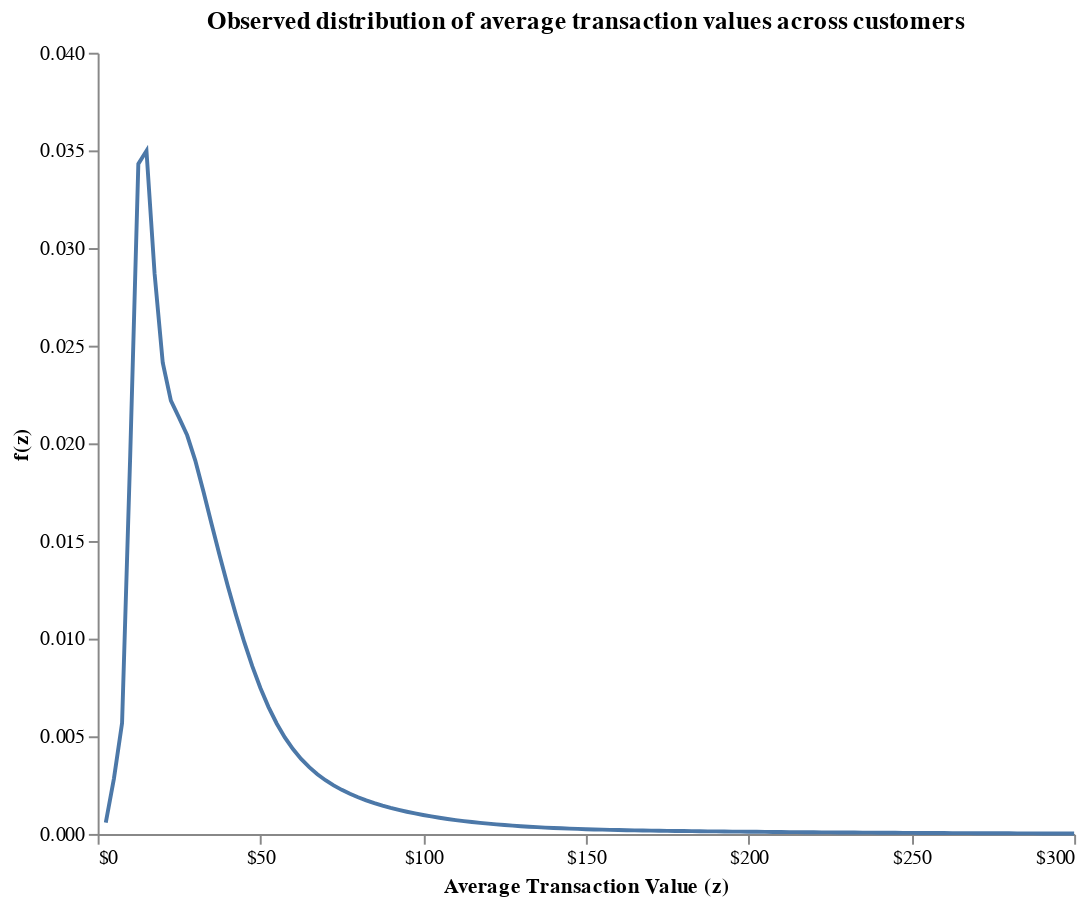

Notebook code cell kept with this figure:
### Markdown cell above
The distribution of average spend per (repeat) transaction across the 946 individuals who made a repeat transaction in the calibration period. Each customer’s average
is computed across a (typically very) small number of transactions.

### Code cell
act_dist_plot = (
    alt.Chart(pl.DataFrame({'Average Transaction Value (z)': m, 'f(z)': f}))
    .mark_line().encode(
        x=alt.X('Average Transaction Value (z)', axis=alt.Axis(values=np.arange(0, 301, 50), labelExpr='"$"+datum.value')),
        y=alt.Y('f(z)', scale=alt.Scale(domain=[0, 0.04]))
    )
)

act_dist_plot.properties(
            width=500,
            height=400,
            title='Observed distribution of average transaction values across customers'
).configure_view(stroke=None).configure_axisY(grid=False).configure_axisX(grid=False)

### Figure 1 — Vega-Lite specification as saved in the notebook (floating-point values rounded to 4 significant figures)
{"$schema": "https://vega.github.io/schema/vega-lite/v5.20.1.json", "config": {"axisX": {"grid": false}, "axisY": {"grid": false}, "view": {"continuousHeight": 300, "continuousWidth": 300, "stroke": null}}, "data": {"name": "data-3a4a0a4c0ab66d29cafbd6122dcdc538"}, "datasets": {"data-3a4a0a4c0ab66d29cafbd6122dcdc538": [{"Average Transaction Value (z)": 2.5, "f(z)": 0.000575}, {"Average Transaction Value (z)": 5, "f(z)": 0.002833}, {"Average Transaction Value (z)": 7.5, "f(z)": 0.005674}, {"Average Transaction Value (z)": 10, "f(z)": 0.01936}, {"Average Transaction Value (z)": 12.5, "f(z)": 0.03431}, {"Average Transaction Value (z)": 15, "f(z)": 0.03498}, {"Average Transaction Value (z)": 17.5, "f(z)": 0.02868}, {"Average Transaction Value (z)": 20, "f(z)": 0.02413}, {"Average Transaction Value (z)": 22.5, "f(z)": 0.02219}, {"Average Transaction Value (z)": 25, "f(z)": 0.02132}, {"Average Transaction Value (z)": 27.5, "f(z)": 0.02041}, {"Average Transaction Value (z)": 30, "f(z)": 0.01912}, {"Average Transaction Value (z)": 32.5, "f(z)": 0.01754}, {"Average Transaction Value (z)": 35, "f(z)": 0.01587}, {"Average Transaction Value (z)": 37.5, "f(z)": 0.01424}, {"Average Transaction Value (z)": 40, "f(z)": 0.01269}, {"Average Transaction Value (z)": 42.5, "f(z)": 0.01121}, {"Average Transaction Value (z)": 45, "f(z)": 0.009842}, {"Average Transaction Value (z)": 47.5, "f(z)": 0.008589}, {"Average Transaction Value (z)": 50, "f(z)": 0.00747}, {"Average Transaction Value (z)": 52.5, "f(z)": 0.006493}, {"Average Transaction Value (z)": 55, "f(z)": 0.005655}, {"Average Transaction Value (z)": 57.5, "f(z)": 0.004944}, {"Average Transaction Value (z)": 60, "f(z)": 0.004345}, {"Average Transaction Value (z)": 62.5, "f(z)": 0.003842}, {"Average Transaction Value (z)": 65, "f(z)": 0.003417}, {"Average Transaction Value (z)": 67.5, "f(z)": 0.003057}, {"Average Transaction Value (z)": 70, "f(z)": 0.00275}, {"Average Transaction Value (z)": 72.5, "f(z)": 0.002485}, {"Average Transaction Value (z)": 75, "f(z)": 0.002255}, {"Average Transaction Value (z)": 77.5, "f(z)": 0.002054}, {"Average Transaction Value (z)": 80, "f(z)": 0.001877}, {"Average Transaction Value (z)": 82.5, "f(z)": 0.00172}, {"Average Transaction Value (z)": 85, "f(z)": 0.001579}, {"Average Transaction Value (z)": 87.5, "f(z)": 0.001451}, {"Average Transaction Value (z)": 90, "f(z)": 0.001336}, {"Average Transaction Value (z)": 92.5, "f(z)": 0.001232}, {"Average Transaction Value (z)": 95, "f(z)": 0.001136}, {"Average Transaction Value (z)": 97.5, "f(z)": 0.001049}, {"Average Transaction Value (z)": 100, "f(z)": 0.0009688}, {"Average Transaction Value (z)": 102.5, "f(z)": 0.0008954}, {"Average Transaction Value (z)": 105, "f(z)": 0.000828}, {"Average Transaction Value (z)": 107.5, "f(z)": 0.0007662}, {"Average Transaction Value (z)": 110, "f(z)": 0.0007095}, {"Average Transaction Value (z)": 112.5, "f(z)": 0.0006575}, {"Average Transaction Value (z)": 115, "f(z)": 0.0006098}, {"Average Transaction Value (z)": 117.5, "f(z)": 0.0005661}, {"Average Transaction Value (z)": 120, "f(z)": 0.000526}, {"Average Transaction Value (z)": 122.5, "f(z)": 0.0004892}, {"Average Transaction Value (z)": 125, "f(z)": 0.0004556}, {"Average Transaction Value (z)": 127.5, "f(z)": 0.0004247}, {"Average Transaction Value (z)": 130, "f(z)": 0.0003965}, {"Average Transaction Value (z)": 132.5, "f(z)": 0.0003706}, {"Average Transaction Value (z)": 135, "f(z)": 0.000347}, {"Average Transaction Value (z)": 137.5, "f(z)": 0.0003254}, {"Average Transaction Value (z)": 140, "f(z)": 0.0003057}, {"Average Transaction Value (z)": 142.5, "f(z)": 0.0002878}, {"Average Transaction Value (z)": 145, "f(z)": 0.0002714}, {"Average Transaction Value (z)": 147.5, "f(z)": 0.0002566}, {"Average Transaction Value (z)": 150, "f(z)": 0.000243}, {"Average Transaction Value (z)": 152.5, "f(z)": 0.0002307}, {"Average Transaction Value (z)": 155, "f(z)": 0.0002196}, {"Average Transaction Value (z)": 157.5, "f(z)": 0.0002094}, {"Average Transaction Value (z)": 160, "f(z)": 0.0002}, {"Average Transaction Value (z)": 162.5, "f(z)": 0.0001915}, {"Average Transaction Value (z)": 165, "f(z)": 0.0001837}, {"Average Transaction Value (z)": 167.5, "f(z)": 0.0001765}, {"Average Transaction Value (z)": 170, "f(z)": 0.0001698}, {"Average Transaction Value (z)": 172.5, "f(z)": 0.0001636}, {"Average Transaction Value (z)": 175, "f(z)": 0.0001578}, {"Average Transaction Value (z)": 177.5, "f(z)": 0.0001523}, {"Average Transaction Value (z)": 180, "f(z)": 0.0001472}, {"Average Transaction Value (z)": 182.5, "f(z)": 0.0001422}, {"Average Transaction Value (z)": 185, "f(z)": 0.0001376}, {"Average Transaction Value (z)": 187.5, "f(z)": 0.000133}, {"Average Transaction Value (z)": 190, "f(z)": 0.0001287}, {"Average Transaction Value (z)": 192.5, "f(z)": 0.0001245}, {"Average Transaction Value (z)": 195, "f(z)": 0.0001204}, {"Average Transaction Value (z)": 197.5, "f(z)": 0.0001165}, {"Average Transaction Value (z)": 200, "f(z)": 0.0001126}, {"Average Transaction Value (z)": 202.5, "f(z)": 0.0001089}, {"Average Transaction Value (z)": 205, "f(z)": 0.0001052}, {"Average Transaction Value (z)": 207.5, "f(z)": 0.0001016}, {"Average Transaction Value (z)": 210, "f(z)": 9.812e-05}, {"Average Transaction Value (z)": 212.5, "f(z)": 9.471e-05}, {"Average Transaction Value (z)": 215, "f(z)": 9.137e-05}, {"Average Transaction Value (z)": 217.5, "f(z)": 8.812e-05}, {"Average Transaction Value (z)": 220, "f(z)": 8.494e-05}, {"Average Transaction Value (z)": 222.5, "f(z)": 8.184e-05}, {"Average Transaction Value (z)": 225, "f(z)": 7.882e-05}, {"Average Transaction Value (z)": 227.5, "f(z)": 7.588e-05}, {"Average Transaction Value (z)": 230, "f(z)": 7.302e-05}, {"Average Transaction Value (z)": 232.5, "f(z)": 7.023e-05}, {"Average Transaction Value (z)": 235, "f(z)": 6.752e-05}, {"Average Transaction Value (z)": 237.5, "f(z)": 6.489e-05}, {"Average Transaction Value (z)": 240, "f(z)": 6.234e-05}, {"Average Transaction Value (z)": 242.5, "f(z)": 5.986e-05}, {"Average Transaction Value (z)": 245, "f(z)": 5.746e-05}, {"Average Transaction Value (z)": 247.5, "f(z)": 5.513e-05}, {"Average Transaction Value (z)": 250, "f(z)": 5.288e-05}, {"Average Transaction Value (z)": 252.5, "f(z)": 5.07e-05}, {"Average Transaction Value (z)": 255, "f(z)": 4.859e-05}, {"Average Transaction Value (z)": 257.5, "f(z)": 4.655e-05}, {"Average Transaction Value (z)": 260, "f(z)": 4.458e-05}, {"Average Transaction Value (z)": 262.5, "f(z)": 4.268e-05}, {"Average Transaction Value (z)": 265, "f(z)": 4.084e-05}, {"Average Transaction Value (z)": 267.5, "f(z)": 3.907e-05}, {"Average Transaction Value (z)": 270, "f(z)": 3.737e-05}, {"Average Transaction Value (z)": 272.5, "f(z)": 3.572e-05}, {"Average Transaction Value (z)": 275, "f(z)": 3.413e-05}, {"Average Transaction Value (z)": 277.5, "f(z)": 3.261e-05}, {"Average Transaction Value (z)": 280, "f(z)": 3.114e-05}, {"Average Transaction Value (z)": 282.5, "f(z)": 2.972e-05}, {"Average Transaction Value (z)": 285, "f(z)": 2.837e-05}, {"Average Transaction Value (z)": 287.5, "f(z)": 2.706e-05}, {"Average Transaction Value (z)": 290, "f(z)": 2.58e-05}, {"Average Transaction Value (z)": 292.5, "f(z)": 2.46e-05}, {"Average Transaction Value (z)": 295, "f(z)": 2.344e-05}, {"Average Transaction Value (z)": 297.5, "f(z)": 2.233e-05}, {"Average Transaction Value (z)": 300, "f(z)": 2.126e-05}]}, "encoding": {"x": {"axis": {"labelExpr": "\"$\"+datum.value", "values": [0, 50, 100, 150, 200, 250, 300]}, "field": "Average Transaction Value (z)", "type": "quantitative"}, "y": {"field": "f(z)", "scale": {"domain": [0, 0.04]}, "type": "quantitative"}}, "height": 400, "mark": {"type": "line"}, "title": "Observed distribution of average transaction values across customers", "width": 500}
